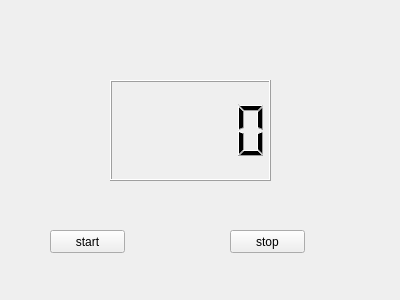
<?xml version="1.0" encoding="UTF-8"?>
<ui version="4.0">
 <class>Widget</class>
 <widget class="QWidget" name="Widget">
  <property name="geometry">
   <rect>
    <x>0</x>
    <y>0</y>
    <width>400</width>
    <height>300</height>
   </rect>
  </property>
  <property name="windowTitle">
   <string>Widget</string>
  </property>
  <widget class="QLCDNumber" name="lcdNumber">
   <property name="geometry">
    <rect>
     <x>110</x>
     <y>80</y>
     <width>161</width>
     <height>101</height>
    </rect>
   </property>
  </widget>
  <widget class="QPushButton" name="buttonStart">
   <property name="geometry">
    <rect>
     <x>50</x>
     <y>230</y>
     <width>75</width>
     <height>23</height>
    </rect>
   </property>
   <property name="text">
    <string>start</string>
   </property>
  </widget>
  <widget class="QPushButton" name="buttonStop">
   <property name="geometry">
    <rect>
     <x>230</x>
     <y>230</y>
     <width>75</width>
     <height>23</height>
    </rect>
   </property>
   <property name="text">
    <string>stop</string>
   </property>
  </widget>
 </widget>
 <layoutdefault spacing="6" margin="11"/>
 <resources/>
 <connections/>
</ui>
